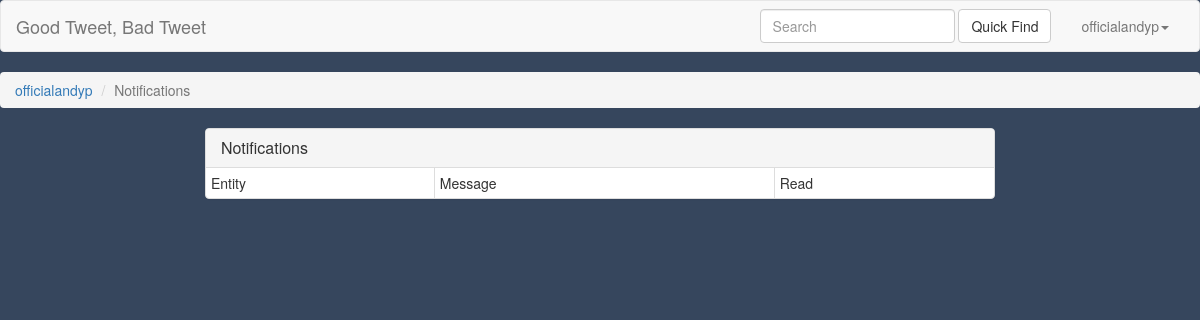
Page /app/vwn/ (signed in) on the earlier database version.
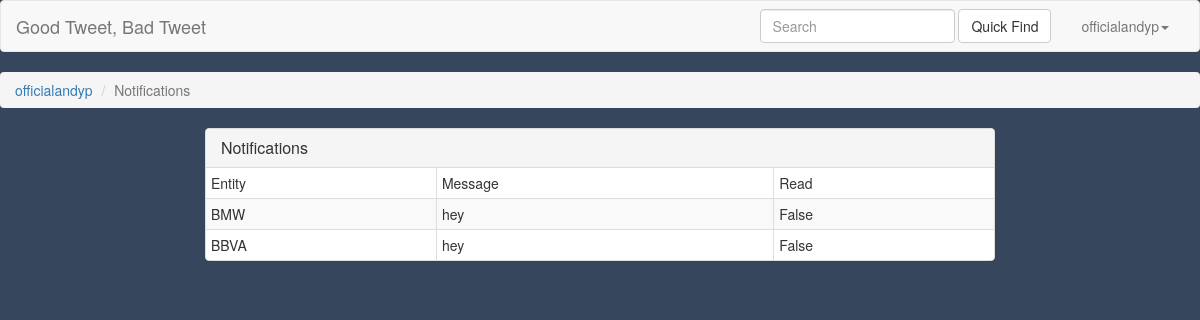
Same page on the later database version.
### application/models.py (models this page shows)
class Notifications(models.Model):
    user = models.ForeignKey(User)
    entity = models.CharField(max_length=100)
    message = models.CharField(max_length=100)
    read = models.BooleanField(default=False)

### application/views.py (the view)
# urls.py: url(r'vwn/$', views.viewnotifications, name='viewnotifications'),
def viewnotifications(request):
    context = RequestContext(request)
    notifications = Notifications.objects.filter(user=request.user)
    return render_to_response('application/notifications.html',{'notifications':notifications}, context)

### templates/application/notifications.html (shortened to what this page needs)
{% include "application/head.html" %}
<div id="container">
    <ol class="breadcrumb">
        <li><a href="/app/entities/">{{user}}</a></li>
        <li class="active" id="pgtitle">Notifications</span></li>
    </ol>
    <div class="row">
        <div class="col-md-8 col-md-offset-2">
        <div class="panel panel-default">
            <div class="panel-heading" role="tab" id="panel-notifications">
                <h4 class="panel-title">Notifications</h4>
            </div>
            <table class="table table-striped table-hover table-bordered table-condensed table-responsive">
                <thead><td>Entity</td><td>Message</td><td>Read</td></thead>
                {%for n in notifications %}
                <tr><td>{{n.entity}}</td><td>{{n.message}}</td><td>{{n.read}}</td></tr>
                {%endfor%}
            </table>
        </div>
    </div>
    </div>
</div>
</body>
</html>

### templates/application/head.html (shortened to what this page needs)
<!DOCTYPE html>
<html lang="en">
    <head>
                    <link rel="stylesheet" href="/static/application/dist/css/bootstrap.min.css">
                        <link rel="stylesheet" href="/static/application/theme.css">
                    <link rel="stylesheet" href="/static/application/rickshaw.css">
                        <link href="/static/application/loading.css" rel="stylesheet" />
    </head>
    <body>
        <nav class="navbar navbar-default" role="navigation">
            <div class="container-fluid">
                <div class="navbar-header">
                    <a class="navbar-brand" href="/app/">Good Tweet, Bad Tweet</a>
                </div>
                <div class="collapse navbar-collapse" id="bs-example-navbar-collapse-1">
			<ul class="nav navbar-nav navbar-right">
			{% if user.is_authenticated %}
        			<li class="dropdown"><a href="#" class="dropdown-toggle" data-toggle="dropdown" id="menu">{{ user.username }}<span class="caret"></span></a>
        			</li>
			{% else %}
			<li><a href="/app/login">Login</a></li>
			{% endif %}
     			</ul>
                    <form class="navbar-form navbar-right" id="search" role="search" action="">
                        <div class="form-group">
                            <input id="searchBox" type="text" class="form-control" placeholder="Search">
                        </div>
                        <input id="btnSearch" type="button" class="btn btn-default" value="Quick Find"/>
                    </form>
                </div>
            </div>
        </nav>

### static/application/theme.css (style rules this page uses)
body { background-color: #36465D; }

Differences in the rows shown:
added Notifications: entity "BMW", message "hey", read "False"
added Notifications: entity "BBVA", message "hey", read "False"
